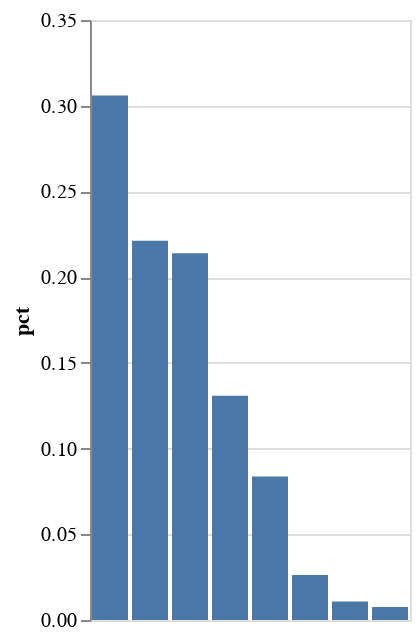
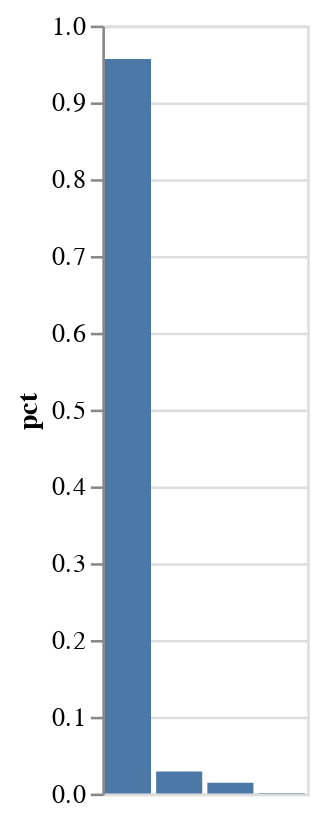
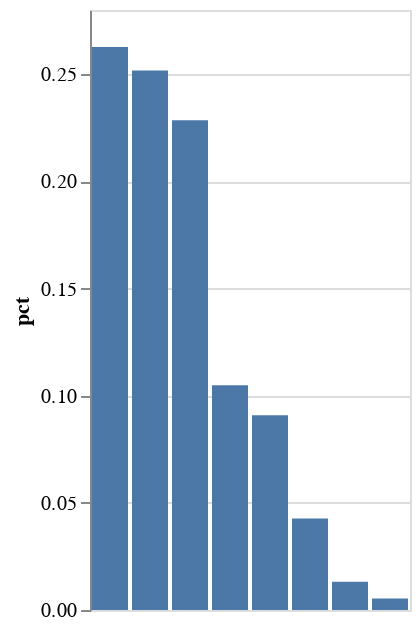
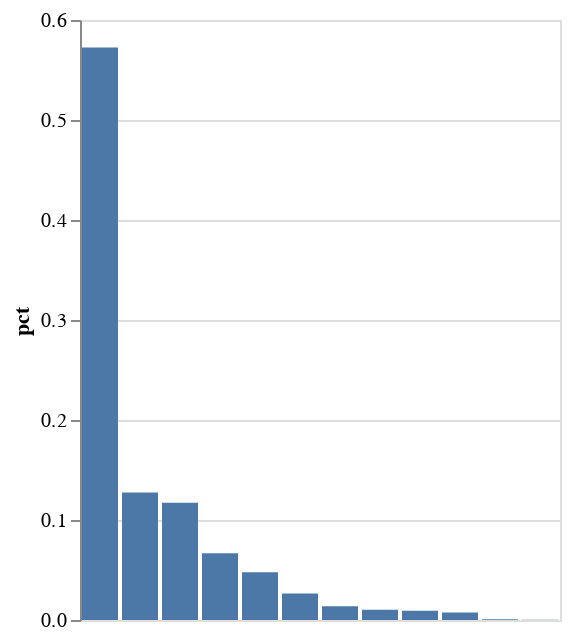

The notebook cell saved with these charts, in order:
### Code cell
# trim NPIs in each TIN 
trim_dict = trim_npis_within_tins(list(tins_kept), df_both)

### Figure 1 — Vega-Lite specification as saved in the notebook (floating-point values rounded to 4 significant figures)
{"config": {"view": {"continuousWidth": 400, "continuousHeight": 300}}, "data": {"name": "data-bbadeee6e32781bc1749f04b8f9e4fb6"}, "mark": "bar", "encoding": {"tooltip": {"type": "nominal", "field": "npi_name"}, "x": {"type": "nominal", "axis": null, "field": "npi_name", "sort": "-y"}, "y": {"type": "quantitative", "field": "pct"}}, "$schema": "https://vega.github.io/schema/vega-lite/v4.8.1.json", "datasets": {"data-bbadeee6e32781bc1749f04b8f9e4fb6": [{"npi_name": "CHIJIOKE, ADANNA", "abs_agg": 2.336, "pct": 0.007564}, {"npi_name": "GACUSAN, MYRNA", "abs_agg": 3.324, "pct": 0.01076}, {"npi_name": "JAMES, ALEXCIA", "abs_agg": 8.094, "pct": 0.02621}, {"npi_name": "BOOKER, ERIN", "abs_agg": 25.83, "pct": 0.08365}, {"npi_name": "SARGENT, AMY", "abs_agg": 40.38, "pct": 0.1308}, {"npi_name": "WALTERS, ROBERTA", "abs_agg": 66.05, "pct": 0.2139}, {"npi_name": "WENDEL, BONITA", "abs_agg": 68.31, "pct": 0.2212}, {"npi_name": "OREN, HILA", "abs_agg": 94.51, "pct": 0.306}]}}

### Figure 2 — Vega-Lite specification as saved in the notebook (floating-point values rounded to 4 significant figures)
{"config": {"view": {"continuousWidth": 400, "continuousHeight": 300}}, "data": {"name": "data-8106420525fc0478ac88605e0243f0bb"}, "mark": "bar", "encoding": {"tooltip": {"type": "nominal", "field": "npi_name"}, "x": {"type": "nominal", "axis": null, "field": "npi_name", "sort": "-y"}, "y": {"type": "quantitative", "field": "pct"}}, "$schema": "https://vega.github.io/schema/vega-lite/v4.8.1.json", "datasets": {"data-8106420525fc0478ac88605e0243f0bb": [{"npi_name": "SWILLING-NOBLES, ERICKA", "abs_agg": 0.1801, "pct": 0.000678}, {"npi_name": "THOMPSON, TAMIKA", "abs_agg": 3.785, "pct": 0.01425}, {"npi_name": "REID, ANDREA", "abs_agg": 7.632, "pct": 0.02873}, {"npi_name": "MOHAN, AMAR", "abs_agg": 254.1, "pct": 0.9564}]}}

### Figure 3 — Vega-Lite specification as saved in the notebook (floating-point values rounded to 4 significant figures)
{"config": {"view": {"continuousWidth": 400, "continuousHeight": 300}}, "data": {"name": "data-7222c0c8e9886f4a7e2937befdb2e7af"}, "mark": "bar", "encoding": {"tooltip": {"type": "nominal", "field": "npi_name"}, "x": {"type": "nominal", "axis": null, "field": "npi_name", "sort": "-y"}, "y": {"type": "quantitative", "field": "pct"}}, "$schema": "https://vega.github.io/schema/vega-lite/v4.8.1.json", "datasets": {"data-7222c0c8e9886f4a7e2937befdb2e7af": [{"npi_name": "REYES, JAY", "abs_agg": 0.2606, "pct": 0.005347}, {"npi_name": "ESKANDARI, HAMID", "abs_agg": 0.6417, "pct": 0.01317}, {"npi_name": "OLIVA, ARCELI", "abs_agg": 2.079, "pct": 0.04267}, {"npi_name": "MALHOTRA, ASHISH", "abs_agg": 4.429, "pct": 0.09088}, {"npi_name": "HOUSHAN, WESAM", "abs_agg": 5.109, "pct": 0.1048}, {"npi_name": "GUIRGIS, IMAN", "abs_agg": 11.14, "pct": 0.2285}, {"npi_name": "CHANDLER, MATTHEW", "abs_agg": 12.27, "pct": 0.2518}, {"npi_name": "KEISNER, SUSAN", "abs_agg": 12.8, "pct": 0.2627}]}}

### Figure 4 — Vega-Lite specification as saved in the notebook (floating-point values rounded to 4 significant figures)
{"config": {"view": {"continuousWidth": 400, "continuousHeight": 300}}, "data": {"name": "data-5ee084612c0f6959affad728c4505ca9"}, "mark": "bar", "encoding": {"tooltip": {"type": "nominal", "field": "npi_name"}, "x": {"type": "nominal", "axis": null, "field": "npi_name", "sort": "-y"}, "y": {"type": "quantitative", "field": "pct"}}, "$schema": "https://vega.github.io/schema/vega-lite/v4.8.1.json", "datasets": {"data-5ee084612c0f6959affad728c4505ca9": [{"npi_name": "HUYNH, KIMBERLY", "abs_agg": 0.09903, "pct": 0.0002579}, {"npi_name": "MANZANILLA, MARJORIE", "abs_agg": 0.2569, "pct": 0.0006689}, {"npi_name": "FIELDS, GEORGE", "abs_agg": 2.889, "pct": 0.007522}, {"npi_name": "WILSON, LYDIA", "abs_agg": 3.58, "pct": 0.009322}, {"npi_name": "DANQUE, FLORA", "abs_agg": 3.913, "pct": 0.01019}, {"npi_name": "AGATEP, JAMES", "abs_agg": 5.326, "pct": 0.01387}, {"npi_name": "NGUYEN, THUY", "abs_agg": 10.22, "pct": 0.02662}, {"npi_name": "ARELLANO, CLEDDHY", "abs_agg": 18.31, "pct": 0.04767}, {"npi_name": "CHANG, SIMON", "abs_agg": 25.64, "pct": 0.06675}, {"npi_name": "JACKSON, BLAINE", "abs_agg": 44.99, "pct": 0.1171}, {"npi_name": "DHEERIYA, UJJWALA", "abs_agg": 48.96, "pct": 0.1275}, {"npi_name": "COLLADO, ORLANDO", "abs_agg": 219.9, "pct": 0.5725}]}}
